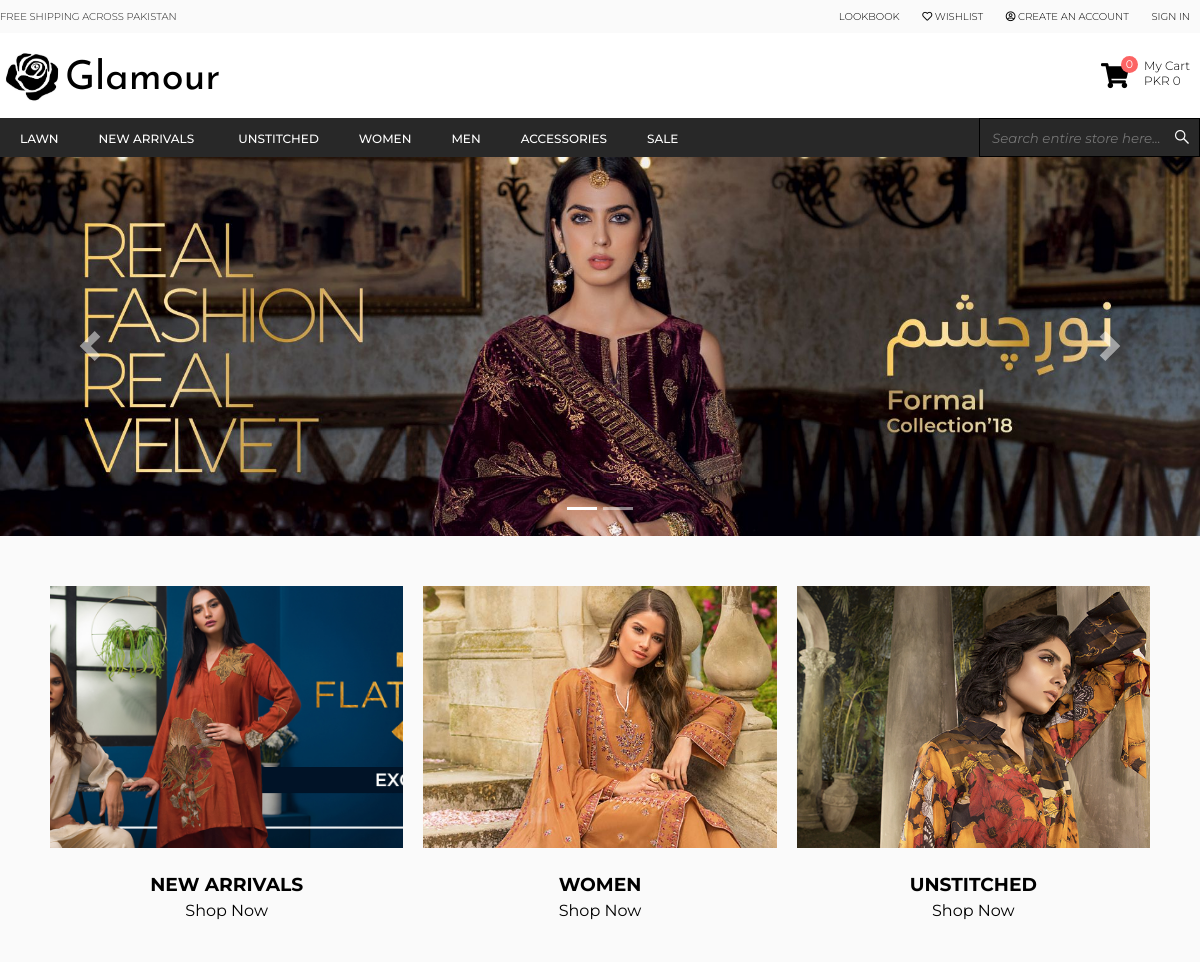
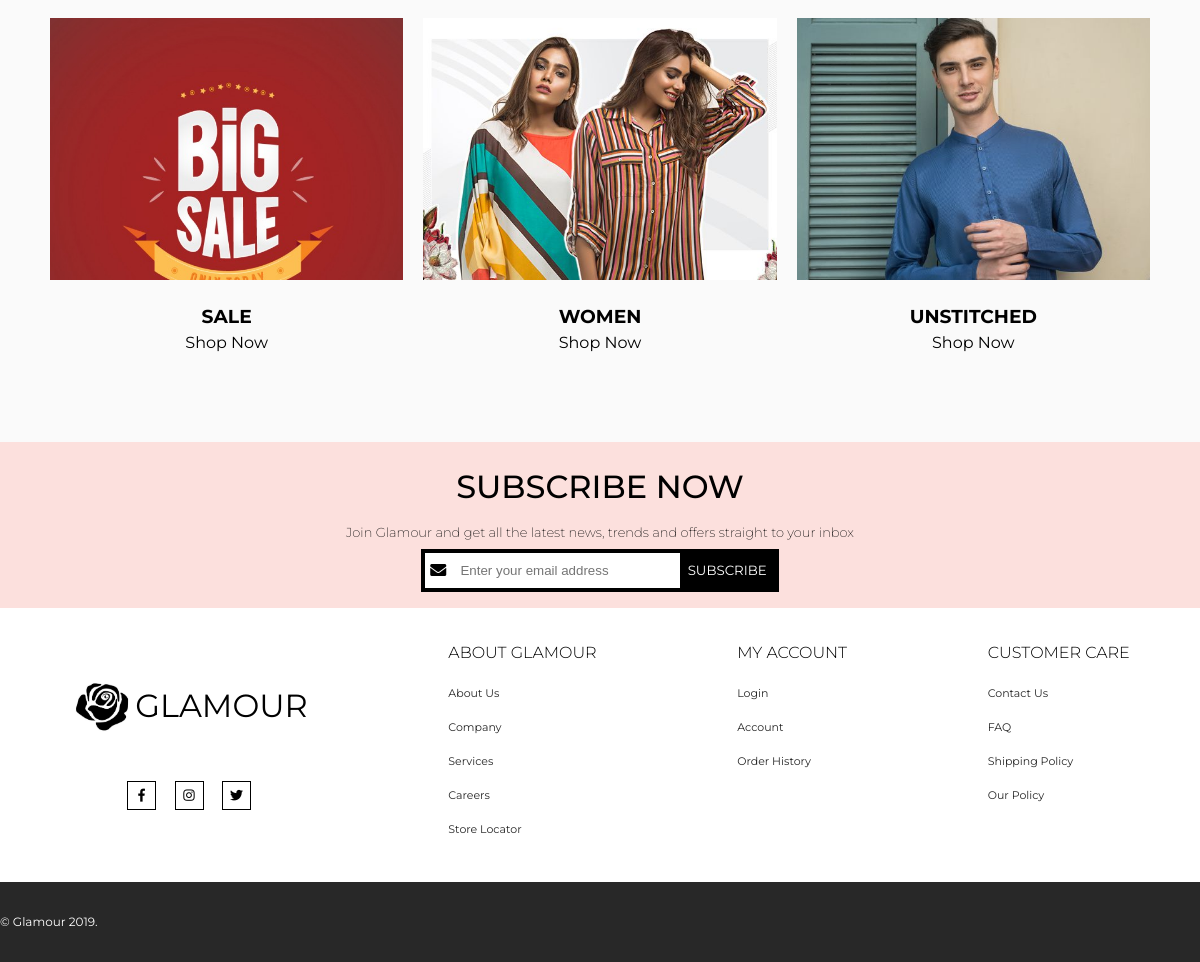
The page / on the database its author committed (2 pictures, top to bottom).
### tables this page shows
CREATE TABLE `store` (
  `id` int(11) NOT NULL,
  `name` varchar(255) NOT NULL,
  `email_id` varchar(255) NOT NULL,
  `logo` varchar(255) NOT NULL,
  `facebook_link` varchar(255) NOT NULL,
  `instagram_link` varchar(255) NOT NULL,
  `twitter_link` varchar(255) NOT NULL,
  `youtube_link` varchar(255) NOT NULL,
  `google_plus_link` varchar(255) NOT NULL,
  `vimeo_link` varchar(255) NOT NULL
);

CREATE TABLE `menu_items` (
  `menu_item_id` int(11) NOT NULL,
  `menu_item_name` varchar(255) NOT NULL,
  `menu_item_order` int(11) NOT NULL,
  `featured` tinyint(1) NOT NULL DEFAULT 0
);

CREATE TABLE `slider_images` (
  `id` int(11) NOT NULL,
  `image_uri` varchar(255) NOT NULL,
  `link` varchar(255) NOT NULL,
  `slide_order` int(11) NOT NULL
);

CREATE TABLE `featured_items` (
  `item_id` int(11) NOT NULL,
  `item_type` varchar(255) NOT NULL
);

CREATE TABLE `submenu_items` (
  `menu_item_id` int(11) NOT NULL,
  `submenu_item_id` int(11) NOT NULL,
  `submenu_item_name` varchar(255) NOT NULL,
  `submenu_item_order` int(11) NOT NULL,
  `featured` tinyint(1) NOT NULL DEFAULT 0
);

### app/controllers/Pages.php (called while the page is built, shortened)
<?php
class Pages extends Controller
{
	public function index()
	{
		$storeModel = $this->loadModel('Store');
		$menuModel = $this->loadModel('Menu');
		$slider_images = $storeModel->getSliderImages();
		$featuredSubmenuItems = $menuModel->getFeaturedSubmenuItems();
		$featuredMenuItems = $menuModel->getFeaturedMenuItems();
		$this->loadView('pages/homepage', ['active' => 'homepage', 'featured_menu_items' => $featuredMenuItems, 'featured_submenu_items' => $featuredSubmenuItems, 'slider_images' => $slider_images]);
	}
}

### app/core/App.php (called while the page is built, shortened)
<?php
class App
{
    protected $currentMethod = 'index';
    public function __construct()
    {
        $url = App::getUrl();
        $this->currentController = new $this->currentController;
        $this->params = $url ? array_values($url) : [];
        call_user_func_array([$this->currentController, $this->currentMethod], $this->params);
    }
}

### public/index.php (called while the page is built, shortened)
<?php
	$app = new App;

### app/core/Database.php (called while the page is built, shortened)
<?php
class Database
{
    private $host = DB_HOST;
    private $user = DB_USER;
    private $pass = DB_PASS;
    private $dbname = DB_NAME;
    private $dbh;
    private $stmt;
    public function __construct()
    {
        $dsn = 'mysql:host=' . $this->host . ';dbname=' . $this->dbname;
        $options = array(
            PDO::ATTR_PERSISTENT => true,
            PDO::ATTR_ERRMODE => PDO::ERRMODE_EXCEPTION,
            PDO::ATTR_DEFAULT_FETCH_MODE => PDO::FETCH_OBJ,
        );
        try {
            $this->dbh = new PDO($dsn, $this->user, $this->pass, $options);
        } catch (PDOException $e) {
            $this->error = $e->getMessage();
            echo $this->error;
        }
    }
    public function query($sql)
    {
        $this->stmt = $this->dbh->prepare($sql);
    }
    public function execute()
    {
        return $this->stmt->execute();
    }
    public function fetchAll()
    {
        $this->execute();
        return $this->stmt->fetchAll();
    }
    public function fetchOne()
    {
        $this->execute();
        return $this->stmt->fetch();
    }
}

### app/helpers/functions.php (called while the page is built, shortened)
<?php
$db = new Database;
function loadMenu(){
	global $db;
	$db->query('SELECT * FROM menu_items ORDER BY menu_item_order ASC;');
	$results = $db->fetchAll();
	return $results;
}
function loadSubmenu($menu_item){
	global $db;
	$db->query("SELECT * FROM submenu_items WHERE menu_item_id = {$menu_item->menu_item_id} ORDER BY submenu_item_order ASC");
	$results = $db->fetchAll();
	return $results;
}
function loadStoreData(){
	global $db;
	$db->query("SELECT * FROM store");
	$results = $db->fetchOne();
	return $results;
}
function getCartItemsCount(){
	global $db;
	if(isset($_SESSION['user_id'])){
		$user_id = $_SESSION['user_id'];
		$db->query("SELECT COUNT(*) AS count FROM cart_items AS ci, cart AS c WHERE ci.cart_id = c.cart_id AND c.customer_id = {$user_id}");
		$results = $db->fetchOne();
		return $results->count;
	}else{
		return 0;
	}
}
function getCartItemsTotal(){
	global $db;
	if(isset($_SESSION['user_id'])){
		$user_id = $_SESSION['user_id'];
		$db->query("SELECT SUM(ci.total_price) AS sum FROM cart_items AS ci, cart AS c WHERE ci.cart_id = c.cart_id AND c.customer_id = {$user_id}");
		$results = $db->fetchOne();
		return $results->sum;
	}else{
		return 0;
	}
}
?>

### app/models/Store.php (called while the page is built, shortened)
<?php
class Store
{
	private $db;
	public function __construct()
	{
		$this->db = new Database;
	}
	public function getSliderImages()
	{
		$this->db->query("SELECT * FROM slider_images ORDER BY slide_order ASC");
		return $this->db->fetchAll();
	}
}

### app/models/Menu.php (called while the page is built, shortened)
<?php
class Menu
{
    private $db;
    public function __construct()
    {
        $this->db = new Database;
    }
	public function getFeaturedMenuItems(){
		$this->db->query("SELECT * FROM featured_items, menu_images, menu_items WHERE item_type = 'menu' AND featured_items.item_id = menu_images.menu_item_id AND featured_items.item_id = menu_items.menu_item_id");
		return $this->db->fetchAll();
	}
	public function getFeaturedSubmenuItems(){
		$this->db->query("SELECT * FROM featured_items, submenu_images, submenu_items WHERE item_type = 'submenu' AND featured_items.item_id = submenu_images.submenu_item_id AND featured_items.item_id = submenu_items.submenu_item_id");
		return $this->db->fetchAll();
	}
}

### app/views/pages/homepage.php (the view, shortened to what this page needs)
<?php require APPROOT . '/views/inc/header.php'; ?>
<div class="bd-example">
    <div id="carouselExampleCaptions" class="carousel slide" data-ride="carousel">
        <ol class="carousel-indicators">
            <?php
			$i = 0;
			foreach ($data['slider_images'] as $image) {
				?>
            <li data-target="#carouselExampleCaptions" data-slide-to="<?php echo $i; ?>"
                class="<?php echo $i == 0 ? 'active' : ''; ?>"></li>
            <?php
				$i++;
			}
			?>
        </ol>
        <div class="carousel-inner">
            <?php
			$i = 0;
			foreach ($data['slider_images'] as $image) {
				?>
            <div class="carousel-item <?php echo $i == 0 ? 'active' : ''; ?>">
                <a href="<?php echo $image->link; ?>">
                    <img src="<?php getLink('img/' . $image->image_uri); ?>" class="d-block w-100" alt="...">
                </a>
            </div>
            <?php
				$i++;
			}
			?>
        </div>
        <?php
		if (count($data['slider_images']) > 1) {
			?>
        <a class="carousel-control-prev" href="#carouselExampleCaptions" role="button" data-slide="prev">
            <span class="carousel-control-prev-icon" aria-hidden="true"></span>
        </a>
        <a class="carousel-control-next" href="#carouselExampleCaptions" role="button" data-slide="next">
            <span class="carousel-control-next-icon" aria-hidden="true"></span>
        </a>
        <?php
	}
	?>
    </div>
</div>
<div id="category-section">
    <div class="container">
        <?php foreach ($data['featured_menu_items'] as $featured_menu_item) { ?>
        <div class="section">
            <a href="<?php getLink('products/menu/' . $featured_menu_item->item_id); ?>" class="thumbnail-wrapper">
                <div class="thumbnail"
                    style="background-image: url(<?php getLink('img/' . $featured_menu_item->image_uri); ?>);"></div>
            </a>
            <div class="body">
                <h3 class="uppercase"><?php echo $featured_menu_item->menu_item_name; ?></h3>
                <a href="<?php getLink('products/menu/' . $featured_menu_item->item_id); ?>">Shop Now</a>
            </div>
        </div>
        <?php
		}
		?>
        <?php foreach ($data['featured_submenu_items'] as $featured_submenu_item) { ?>
        <div class="section">
            <a href="<?php getLink('products/submenu/' . $featured_submenu_item->item_id); ?>"
                class="thumbnail-wrapper">
                <div class="thumbnail"
                    style="background-image: url(<?php getLink('img/' . $featured_submenu_item->image_uri); ?>);"></div>
            </a>
            <div class="body">
                <h3 class="uppercase"><?php echo $featured_submenu_item->submenu_item_name; ?></h3>
                <a href="<?php getLink('products/submenu/' . $featured_submenu_item->item_id); ?>">Shop Now</a>
            </div>
        </div>
        <?php
		}
		?>
    </div>
</div>
<?php require APPROOT . '/views/inc/footer.php'; ?>

### app/views/inc/header.php (shortened to what this page needs)
<?php $store_data = loadStoreData(); ?>
<!DOCTYPE html>
<html lang="en">
<head>
    <link rel="stylesheet" href="<?php getLink('css/all.min.css') ?>">
    <link rel="stylesheet" href="<?php getLink('css/global.css'); ?>">
    <link rel="stylesheet" href="<?php getLink('css/helper-classes.css'); ?>">
    <link rel="stylesheet" href="<?php getLink('css/header.css'); ?>">
    <link rel="stylesheet" href="<?php getLink('css/footer.css'); ?>">
    <?php
	if ($data['active'] == 'homepage') {
		?>
    <link rel="stylesheet" href="<?php getLink('css/hero-slider.css'); ?>">
    <link rel="stylesheet" href="<?php getLink('css/category-section.css'); ?>">
    <link rel="stylesheet" href="<?php getLink('css/blog-section.css'); ?>">
    <?php
}
?>
</head>
<body>
    <header>
        <div class="top-panel">
            <div class="container">
                <ul class="left inline-list uppercase">
                    <li>
                        Free Shipping Across Pakistan
                    </li>
                </ul>
                <ul class="right inline-list uppercase">
                    <li>
                        <a href="<?php getLink('pages/lookbook'); ?>">Lookbook</a>
                    </li>
                    <li>
                        <a href="#"><i class="far fa-heart"></i> Wishlist</a>
                    </li>
                    <?php if (!isset($_SESSION['user_id'])) { ?>
                    <li>
                        <a href="<?php getLink('users/signup'); ?>"><i class="far fa-user-circle"></i> Create an
                            account</a>
                    </li>
                    <?php } ?>
                    <li>
                        <?php if (isset($_SESSION['user_id'])) { ?>
                        <a href="<?php getLink('users/logout'); ?>">Sign Out</a>
                        <?php } else { ?>
                        <a href="<?php getLink('users/signin'); ?>">Sign In</a>
                        <?php } ?>
                    </li>
                </ul>
            </div>
        </div>
        <div id="branding">
            <div class="container">
                <a href="<?php echo URLROOT; ?>" id="logo">
                    <img src="<?php getLink('img/' . $store_data->logo); ?>" alt="logo">
                    <h1>
                        <?php echo $store_data->name; ?>
                    </h1>
                </a>
                <a id="my-cart" href="<?php getLink('users/cart') ?>">
                    <div class="left">
                        <i class="fas fa-shopping-cart"></i>
                        <div id="cart-items-quantity"><?php echo getCartItemsCount(); ?></div>
                    </div>
                    <div class="right">
                        <div class="top">
                            My Cart
                        </div>
                        <div class="bottom">
                            PKR <?php echo number_format(getCartItemsTotal()); ?>
                        </div>
                    </div>
                </a>
            </div>
        </div>
        <nav>
            <div class="container">
                <ul class="inline-list uppercase left">
                    <?php $menu_items = loadMenu();
					foreach ($menu_items as $menu_item) {
						?>
                    <li>
                        <a
                            href="<?php getLink('products/menu/' . $menu_item->menu_item_id); ?>"><?php echo $menu_item->menu_item_name; ?></a>
                        <?php
							$submenuItems = loadSubmenu($menu_item);
							if (count($submenuItems) > 0) {
								?>
                    </li>
                    <?php
					}
				}
				?>
                </ul>
                <div class="right search">
                    <input type="text" id="search" placeholder="Search entire store here..." autocomplete="off">
                    <label for="search"><i class="fab fa-sistrix"></i></label>
                </div>
            </div>
        </nav>
    </header>

### app/views/inc/footer.php (shortened to what this page needs)
<footer>
    <div id="subscribe">
        <div class="container">
            <h1 class="uppercase">Subscribe Now</h1>
            <p>Join <?php echo $store_data->name; ?> and get all the latest news, trends and offers straight to your
                inbox</p>
            <form id="subscribe-form" class="form-inline" method="post"
                action="<?php getLink('users/subscribeOther'); ?>">
                <div class="input-group">
                    <label for="subscribe-field"><i class="fas fa-envelope"></i></label>
                    <input type="email" id="subscribe-field" placeholder="Enter your email address" autocomplete="on"
                        name="email">
                </div>
                <button type="submit" class="uppercase p-2">SUBSCRIBE</button>
            </form>
        </div>
    </div>
    <div id="links">
        <div class="container">
            <div class="social-links">
                <div class="d-flex">
                    <img src="<?php getLink('img/' . $store_data->logo); ?>" width="65px" alt="logo">
                    <h1 class="uppercase">
                        <?php echo $store_data->name; ?>
                    </h1>
                </div>
                <div id="social-links" class="d-flex">
                    <?php if ($store_data->facebook_link !== '') { ?>
                    <a target="_blank" href="<?php echo $store_data->facebook_link; ?>"><i
                            class="fab fa-facebook-f"></i></a>
                    <?php } ?>
                    <?php if ($store_data->instagram_link !== '') { ?>
                    <a target="_blank" href="<?php echo $store_data->instagram_link; ?>"><i
                            class="fab fa-instagram"></i></a>
                    <?php } ?>
                    <?php if ($store_data->twitter_link !== '') { ?>
                    <a target="_blank" href="<?php echo $store_data->twitter_link; ?>"><i
                            class="fab fa-twitter"></i></a>
                    <?php } ?>
                </div>
            </div>
            <div id="left-links">
                <h4 class="uppercase">About <?php echo $store_data->name; ?></h4>
                <ul>
                    <li><a href="<?php getLink('pages/page/about'); ?>">About Us</a></li>
                    <li><a href="<?php getLink('pages/page/company'); ?>">Company</a></li>
                    <li><a href="<?php getLink('pages/page/services'); ?>">Services</a></li>
                    <li><a href="<?php getLink('pages/page/careers'); ?>">Careers</a></li>
                    <li><a href="<?php getLink('pages/page/store locator'); ?>">Store Locator</a></li>
                </ul>
            </div>
            <div id="center-links">
                <h4 class="uppercase">My Account</h4>
                <ul>
                    <li><a href="<?php getLink('users/signin'); ?>">Login</a></li>
                    <li><a href="<?php getLink('users/account'); ?>">Account</a></li>
                    <li><a href="<?php getLink('users/order_history'); ?>">Order History</a></li>
                </ul>
            </div>
            <div id="right-links">
                <h4 class="uppercase">Customer Care</h4>
                <ul>
                    <li><a href="<?php getLink('pages/page/contact us'); ?>">Contact Us</a></li>
                    <li><a href="<?php getLink('pages/page/faq'); ?>">FAQ</a></li>
                    <li><a href="<?php getLink('pages/page/shipping policy'); ?>">Shipping Policy</a></li>
                    <li><a href="<?php getLink('pages/page/our policy'); ?>">Our Policy</a></li>
                </ul>
            </div>
        </div>
    </div>
    <div id="footer-bottom">
        <div class="container">
            &copy; <?php echo $store_data->name; ?> 2019.
        </div>
    </div>
</footer>
</body>
</html>

### rows shown on the page
store: name "Glamour", name "GLAMOUR"
menu_items: menu_item_name "LAWN"
menu_items: menu_item_name "NEW ARRIVALS"
menu_items: menu_item_name "UNSTITCHED"
menu_items: menu_item_name "WOMEN"
menu_items: menu_item_name "MEN"
menu_items: menu_item_name "ACCESSORIES"
menu_items: menu_item_name "SALE"
featured_items: shows a picture, menu_items.menu_item_name "NEW ARRIVALS"
featured_items: shows a picture, menu_items.menu_item_name "WOMEN"
featured_items: shows a picture, menu_items.menu_item_name "UNSTITCHED"
featured_items: shows a picture, menu_items.menu_item_name "SALE"
featured_items: shows a picture, submenu_items.submenu_item_name "WOMEN"
featured_items: shows a picture, submenu_items.submenu_item_name "UNSTITCHED"

### other values the page prints
getCartItemsCount() "0"
getCartItemsTotal() "0"
